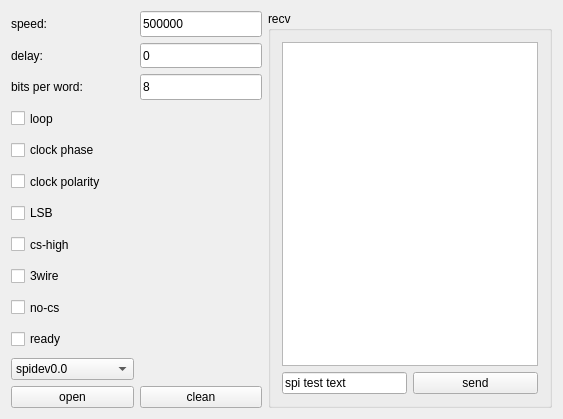
<?xml version="1.0" encoding="UTF-8"?>
<ui version="4.0">
 <class>Spi</class>
 <widget class="QWidget" name="Spi">
  <property name="geometry">
   <rect>
    <x>0</x>
    <y>0</y>
    <width>563</width>
    <height>419</height>
   </rect>
  </property>
  <property name="windowTitle">
   <string>MainWindow</string>
  </property>
  <layout class="QGridLayout" name="gridLayout_4">
   <item row="0" column="0">
    <layout class="QVBoxLayout" name="verticalLayout">
     <item>
      <layout class="QGridLayout" name="gridLayout_3">
       <item row="0" column="0">
        <layout class="QGridLayout" name="gridLayout_2">
         <item row="1" column="0">
          <widget class="QLabel" name="label">
           <property name="sizePolicy">
            <sizepolicy hsizetype="Expanding" vsizetype="Expanding">
             <horstretch>0</horstretch>
             <verstretch>0</verstretch>
            </sizepolicy>
           </property>
           <property name="text">
            <string>speed:</string>
           </property>
          </widget>
         </item>
         <item row="6" column="0" colspan="2">
          <widget class="QCheckBox" name="clockpolarity">
           <property name="sizePolicy">
            <sizepolicy hsizetype="Expanding" vsizetype="Expanding">
             <horstretch>0</horstretch>
             <verstretch>0</verstretch>
            </sizepolicy>
           </property>
           <property name="text">
            <string>clock polarity</string>
           </property>
          </widget>
         </item>
         <item row="5" column="0" colspan="2">
          <widget class="QCheckBox" name="clockphase">
           <property name="sizePolicy">
            <sizepolicy hsizetype="Expanding" vsizetype="Expanding">
             <horstretch>0</horstretch>
             <verstretch>0</verstretch>
            </sizepolicy>
           </property>
           <property name="text">
            <string>clock phase</string>
           </property>
          </widget>
         </item>
         <item row="2" column="1">
          <widget class="QLineEdit" name="delay">
           <property name="sizePolicy">
            <sizepolicy hsizetype="Expanding" vsizetype="Expanding">
             <horstretch>0</horstretch>
             <verstretch>0</verstretch>
            </sizepolicy>
           </property>
           <property name="text">
            <string>0</string>
           </property>
          </widget>
         </item>
         <item row="2" column="0">
          <widget class="QLabel" name="label_2">
           <property name="sizePolicy">
            <sizepolicy hsizetype="Expanding" vsizetype="Expanding">
             <horstretch>0</horstretch>
             <verstretch>0</verstretch>
            </sizepolicy>
           </property>
           <property name="text">
            <string>delay:</string>
           </property>
          </widget>
         </item>
         <item row="3" column="0">
          <widget class="QLabel" name="label_3">
           <property name="sizePolicy">
            <sizepolicy hsizetype="Expanding" vsizetype="Expanding">
             <horstretch>0</horstretch>
             <verstretch>0</verstretch>
            </sizepolicy>
           </property>
           <property name="text">
            <string>bits per word:</string>
           </property>
          </widget>
         </item>
         <item row="3" column="1">
          <widget class="QLineEdit" name="bits">
           <property name="sizePolicy">
            <sizepolicy hsizetype="Expanding" vsizetype="Expanding">
             <horstretch>0</horstretch>
             <verstretch>0</verstretch>
            </sizepolicy>
           </property>
           <property name="text">
            <string>8</string>
           </property>
          </widget>
         </item>
         <item row="8" column="0">
          <widget class="QCheckBox" name="cshigh">
           <property name="sizePolicy">
            <sizepolicy hsizetype="Expanding" vsizetype="Expanding">
             <horstretch>0</horstretch>
             <verstretch>0</verstretch>
            </sizepolicy>
           </property>
           <property name="text">
            <string>cs-high</string>
           </property>
          </widget>
         </item>
         <item row="1" column="1">
          <widget class="QLineEdit" name="speed">
           <property name="sizePolicy">
            <sizepolicy hsizetype="Expanding" vsizetype="Expanding">
             <horstretch>0</horstretch>
             <verstretch>0</verstretch>
            </sizepolicy>
           </property>
           <property name="text">
            <string>500000</string>
           </property>
          </widget>
         </item>
         <item row="4" column="0">
          <widget class="QCheckBox" name="loop">
           <property name="sizePolicy">
            <sizepolicy hsizetype="Expanding" vsizetype="Expanding">
             <horstretch>0</horstretch>
             <verstretch>0</verstretch>
            </sizepolicy>
           </property>
           <property name="text">
            <string>loop</string>
           </property>
          </widget>
         </item>
         <item row="9" column="0">
          <widget class="QCheckBox" name="wire">
           <property name="sizePolicy">
            <sizepolicy hsizetype="Expanding" vsizetype="Expanding">
             <horstretch>0</horstretch>
             <verstretch>0</verstretch>
            </sizepolicy>
           </property>
           <property name="text">
            <string>3wire</string>
           </property>
          </widget>
         </item>
         <item row="10" column="0">
          <widget class="QCheckBox" name="nocs">
           <property name="sizePolicy">
            <sizepolicy hsizetype="Expanding" vsizetype="Expanding">
             <horstretch>0</horstretch>
             <verstretch>0</verstretch>
            </sizepolicy>
           </property>
           <property name="text">
            <string>no-cs</string>
           </property>
          </widget>
         </item>
         <item row="11" column="0">
          <widget class="QCheckBox" name="ready">
           <property name="sizePolicy">
            <sizepolicy hsizetype="Expanding" vsizetype="Expanding">
             <horstretch>0</horstretch>
             <verstretch>0</verstretch>
            </sizepolicy>
           </property>
           <property name="text">
            <string>ready</string>
           </property>
          </widget>
         </item>
         <item row="7" column="0">
          <widget class="QCheckBox" name="lsb">
           <property name="sizePolicy">
            <sizepolicy hsizetype="Expanding" vsizetype="Expanding">
             <horstretch>0</horstretch>
             <verstretch>0</verstretch>
            </sizepolicy>
           </property>
           <property name="text">
            <string>LSB</string>
           </property>
          </widget>
         </item>
         <item row="12" column="0">
          <widget class="QComboBox" name="comboBox_dev">
           <item>
            <property name="text">
             <string>spidev0.0</string>
            </property>
           </item>
           <item>
            <property name="text">
             <string>spidev0.1</string>
            </property>
           </item>
           <item>
            <property name="text">
             <string>spidev3.0</string>
            </property>
           </item>
           <item>
            <property name="text">
             <string>spidev3.1</string>
            </property>
           </item>
          </widget>
         </item>
         <item row="13" column="0">
          <widget class="QPushButton" name="pushButton_open">
           <property name="text">
            <string>open</string>
           </property>
          </widget>
         </item>
         <item row="13" column="1">
          <widget class="QPushButton" name="pushButton">
           <property name="text">
            <string>clean</string>
           </property>
          </widget>
         </item>
        </layout>
       </item>
       <item row="0" column="1">
        <widget class="QGroupBox" name="groupBox">
         <property name="sizePolicy">
          <sizepolicy hsizetype="Expanding" vsizetype="Expanding">
           <horstretch>0</horstretch>
           <verstretch>0</verstretch>
          </sizepolicy>
         </property>
         <property name="title">
          <string>recv</string>
         </property>
         <layout class="QGridLayout" name="gridLayout">
          <item row="0" column="0" colspan="2">
           <widget class="QTextEdit" name="editrecv"/>
          </item>
          <item row="1" column="0">
           <widget class="QLineEdit" name="editsend">
            <property name="sizePolicy">
             <sizepolicy hsizetype="Expanding" vsizetype="Preferred">
              <horstretch>0</horstretch>
              <verstretch>0</verstretch>
             </sizepolicy>
            </property>
            <property name="text">
             <string>spi test text</string>
            </property>
           </widget>
          </item>
          <item row="1" column="1">
           <widget class="QPushButton" name="send">
            <property name="sizePolicy">
             <sizepolicy hsizetype="Expanding" vsizetype="Preferred">
              <horstretch>0</horstretch>
              <verstretch>0</verstretch>
             </sizepolicy>
            </property>
            <property name="text">
             <string>send</string>
            </property>
           </widget>
          </item>
         </layout>
        </widget>
       </item>
      </layout>
     </item>
    </layout>
   </item>
  </layout>
 </widget>
 <layoutdefault spacing="6" margin="11"/>
 <resources/>
 <connections/>
</ui>
